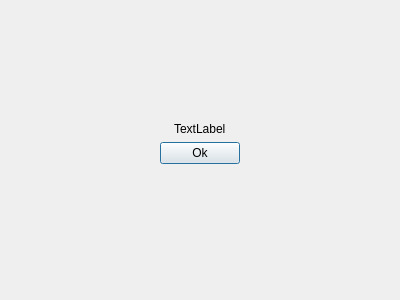
<?xml version="1.0" encoding="UTF-8"?>
<ui version="4.0">
 <class>Dialog</class>
 <widget class="QDialog" name="Dialog">
  <property name="geometry">
   <rect>
    <x>0</x>
    <y>0</y>
    <width>400</width>
    <height>300</height>
   </rect>
  </property>
  <property name="windowTitle">
   <string>Notification</string>
  </property>
  <layout class="QGridLayout" name="gridLayout">
   <item row="0" column="0">
    <layout class="QVBoxLayout" name="verticalLayout">
     <item>
      <spacer name="verticalSpacer">
       <property name="orientation">
        <enum>Qt::Vertical</enum>
       </property>
       <property name="sizeHint" stdset="0">
        <size>
         <width>20</width>
         <height>40</height>
        </size>
       </property>
      </spacer>
     </item>
     <item alignment="Qt::AlignHCenter">
      <widget class="QLabel" name="LbNotification">
       <property name="text">
        <string>TextLabel</string>
       </property>
      </widget>
     </item>
    </layout>
   </item>
   <item row="3" column="0">
    <spacer name="verticalSpacer_2">
     <property name="orientation">
      <enum>Qt::Vertical</enum>
     </property>
     <property name="sizeHint" stdset="0">
      <size>
       <width>20</width>
       <height>40</height>
      </size>
     </property>
    </spacer>
   </item>
   <item row="2" column="0">
    <layout class="QHBoxLayout" name="horizontalLayout">
     <item>
      <spacer name="horizontalSpacer">
       <property name="orientation">
        <enum>Qt::Horizontal</enum>
       </property>
       <property name="sizeHint" stdset="0">
        <size>
         <width>40</width>
         <height>20</height>
        </size>
       </property>
      </spacer>
     </item>
     <item>
      <widget class="QPushButton" name="BtnNotification">
       <property name="text">
        <string>Ok</string>
       </property>
      </widget>
     </item>
     <item>
      <spacer name="horizontalSpacer_2">
       <property name="orientation">
        <enum>Qt::Horizontal</enum>
       </property>
       <property name="sizeHint" stdset="0">
        <size>
         <width>40</width>
         <height>20</height>
        </size>
       </property>
      </spacer>
     </item>
    </layout>
   </item>
  </layout>
 </widget>
 <resources/>
 <connections/>
</ui>
